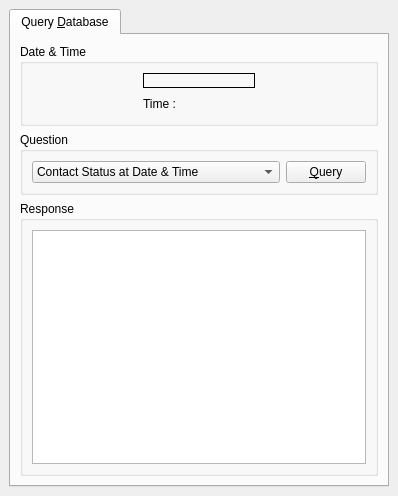
<ui version="4.0" >
 <class>StatisticsWidgetUI</class>
 <widget class="QWidget" name="StatisticsWidgetUI" >
  <property name="geometry" >
   <rect>
    <x>0</x>
    <y>0</y>
    <width>398</width>
    <height>496</height>
   </rect>
  </property>
  <property name="sizePolicy" >
   <sizepolicy vsizetype="Fixed" hsizetype="Fixed" >
    <horstretch>255</horstretch>
    <verstretch>255</verstretch>
   </sizepolicy>
  </property>
  <layout class="QVBoxLayout" >
   <property name="spacing" >
    <number>6</number>
   </property>
   <property name="leftMargin" >
    <number>9</number>
   </property>
   <property name="topMargin" >
    <number>9</number>
   </property>
   <property name="rightMargin" >
    <number>9</number>
   </property>
   <property name="bottomMargin" >
    <number>9</number>
   </property>
   <item>
    <widget class="QTabWidget" name="tabWidget" >
     <widget class="QWidget" name="TabPage" >
      <attribute name="title" >
       <string>Query &amp;Database</string>
      </attribute>
      <layout class="QVBoxLayout" >
       <property name="spacing" >
        <number>6</number>
       </property>
       <property name="leftMargin" >
        <number>9</number>
       </property>
       <property name="topMargin" >
        <number>9</number>
       </property>
       <property name="rightMargin" >
        <number>9</number>
       </property>
       <property name="bottomMargin" >
        <number>9</number>
       </property>
       <item>
        <widget class="QGroupBox" name="groupBox_3" >
         <property name="title" >
          <string>Date &amp;&amp; Time</string>
         </property>
         <layout class="QVBoxLayout" >
          <property name="spacing" >
           <number>6</number>
          </property>
          <property name="leftMargin" >
           <number>9</number>
          </property>
          <property name="topMargin" >
           <number>9</number>
          </property>
          <property name="rightMargin" >
           <number>9</number>
          </property>
          <property name="bottomMargin" >
           <number>9</number>
          </property>
          <item>
           <layout class="QHBoxLayout" >
            <property name="spacing" >
             <number>6</number>
            </property>
            <property name="leftMargin" >
             <number>0</number>
            </property>
            <property name="topMargin" >
             <number>0</number>
            </property>
            <property name="rightMargin" >
             <number>0</number>
            </property>
            <property name="bottomMargin" >
             <number>0</number>
            </property>
            <item>
             <spacer>
              <property name="orientation" >
               <enum>Qt::Horizontal</enum>
              </property>
              <property name="sizeType" >
               <enum>QSizePolicy::Expanding</enum>
              </property>
              <property name="sizeHint" >
               <size>
                <width>61</width>
                <height>31</height>
               </size>
              </property>
             </spacer>
            </item>
            <item>
             <layout class="QVBoxLayout" >
              <property name="spacing" >
               <number>6</number>
              </property>
              <property name="leftMargin" >
               <number>0</number>
              </property>
              <property name="topMargin" >
               <number>0</number>
              </property>
              <property name="rightMargin" >
               <number>0</number>
              </property>
              <property name="bottomMargin" >
               <number>0</number>
              </property>
              <item>
               <widget class="KDatePicker" name="datePicker" >
                <property name="sizePolicy" >
                 <sizepolicy vsizetype="Preferred" hsizetype="Preferred" >
                  <horstretch>0</horstretch>
                  <verstretch>0</verstretch>
                 </sizepolicy>
                </property>
                <property name="frameShape" >
                 <enum>QFrame::Box</enum>
                </property>
               </widget>
              </item>
              <item>
               <layout class="QHBoxLayout" >
                <property name="spacing" >
                 <number>6</number>
                </property>
                <property name="leftMargin" >
                 <number>0</number>
                </property>
                <property name="topMargin" >
                 <number>0</number>
                </property>
                <property name="rightMargin" >
                 <number>0</number>
                </property>
                <property name="bottomMargin" >
                 <number>0</number>
                </property>
                <item>
                 <widget class="QLabel" name="textLabel1" >
                  <property name="text" >
                   <string>Time :</string>
                  </property>
                 </widget>
                </item>
                <item>
                 <widget class="Q3TimeEdit" name="timePicker" />
                </item>
                <item>
                 <spacer>
                  <property name="orientation" >
                   <enum>Qt::Horizontal</enum>
                  </property>
                  <property name="sizeType" >
                   <enum>QSizePolicy::Expanding</enum>
                  </property>
                  <property name="sizeHint" >
                   <size>
                    <width>40</width>
                    <height>20</height>
                   </size>
                  </property>
                 </spacer>
                </item>
               </layout>
              </item>
             </layout>
            </item>
            <item>
             <spacer>
              <property name="orientation" >
               <enum>Qt::Horizontal</enum>
              </property>
              <property name="sizeType" >
               <enum>QSizePolicy::Expanding</enum>
              </property>
              <property name="sizeHint" >
               <size>
                <width>60</width>
                <height>41</height>
               </size>
              </property>
             </spacer>
            </item>
           </layout>
          </item>
         </layout>
        </widget>
       </item>
       <item>
        <widget class="QGroupBox" name="groupBox_2" >
         <property name="title" >
          <string>Question</string>
         </property>
         <layout class="QVBoxLayout" >
          <property name="spacing" >
           <number>6</number>
          </property>
          <property name="leftMargin" >
           <number>9</number>
          </property>
          <property name="topMargin" >
           <number>9</number>
          </property>
          <property name="rightMargin" >
           <number>9</number>
          </property>
          <property name="bottomMargin" >
           <number>9</number>
          </property>
          <item>
           <layout class="QHBoxLayout" >
            <property name="spacing" >
             <number>6</number>
            </property>
            <property name="leftMargin" >
             <number>0</number>
            </property>
            <property name="topMargin" >
             <number>0</number>
            </property>
            <property name="rightMargin" >
             <number>0</number>
            </property>
            <property name="bottomMargin" >
             <number>0</number>
            </property>
            <item>
             <widget class="QComboBox" name="questionComboBox" >
              <property name="sizePolicy" >
               <sizepolicy vsizetype="Fixed" hsizetype="Expanding" >
                <horstretch>0</horstretch>
                <verstretch>0</verstretch>
               </sizepolicy>
              </property>
              <item>
               <property name="text" >
                <string>Contact Status at Date &amp; Time</string>
               </property>
              </item>
              <item>
               <property name="text" >
                <string>Most Used Status at Date</string>
               </property>
              </item>
             </widget>
            </item>
            <item>
             <widget class="QPushButton" name="askButton" >
              <property name="text" >
               <string>&amp;Query</string>
              </property>
             </widget>
            </item>
           </layout>
          </item>
         </layout>
        </widget>
       </item>
       <item>
        <widget class="QGroupBox" name="groupBox" >
         <property name="title" >
          <string>Response</string>
         </property>
         <layout class="QVBoxLayout" >
          <property name="spacing" >
           <number>6</number>
          </property>
          <property name="leftMargin" >
           <number>9</number>
          </property>
          <property name="topMargin" >
           <number>9</number>
          </property>
          <property name="rightMargin" >
           <number>9</number>
          </property>
          <property name="bottomMargin" >
           <number>9</number>
          </property>
          <item>
           <widget class="QTextEdit" name="answerEdit" />
          </item>
         </layout>
        </widget>
       </item>
      </layout>
     </widget>
    </widget>
   </item>
  </layout>
 </widget>
 <layoutdefault spacing="6" margin="11" />
 <pixmapfunction>qPixmapFromMimeSource</pixmapfunction>
 <customwidgets>
  <customwidget>
   <class>Q3TimeEdit</class>
   <extends>QWidget</extends>
   <header>Qt3Support/Q3TimeEdit</header>
   <container>1</container>
  </customwidget>
  <customwidget>
   <class>KDatePicker</class>
   <extends>QFrame</extends>
   <header>kdatepicker.h</header>
  </customwidget>
 </customwidgets>
 <resources/>
 <connections/>
</ui>
